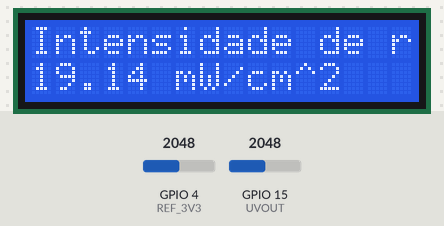
A sketch run on a simulated ESP32. Parts: 16×2 character LCD. The test bench sets the inputs (shaded band); at power-on: GPIO 4 (REF_3V3) = 2048, GPIO 15 (UVOUT) = 2048. What the sketch prints to the serial monitor is not drawn.

Above: at 1.2 s.
1.3 s: GPIO 4 (REF_3V3) set to 0
At 1.9 s:
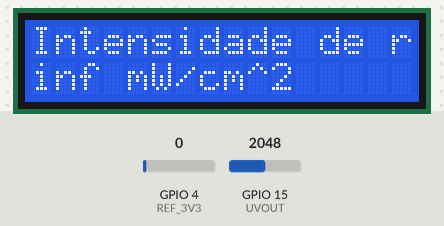
3.0 s: GPIO 15 (UVOUT) set to 0
At 4.2 s:
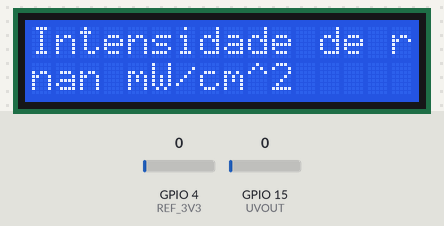
4.7 s: GPIO 15 (UVOUT) set to 491
At 5.3 s:
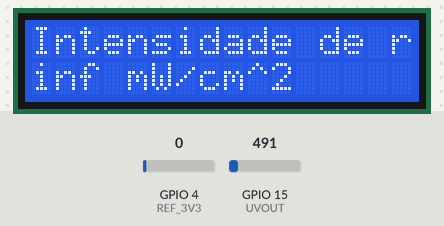
7.7 s: GPIO 4 (REF_3V3) set to 1228
At 8.5 s:
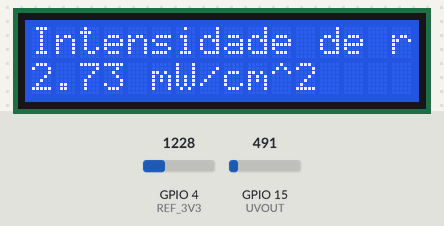
9.4 s: GPIO 4 (REF_3V3) set to 2047
At 10.1 s:
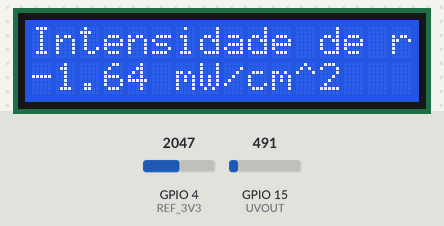
11.1 s: GPIO 15 (UVOUT) set to 1228
At 11.8 s:
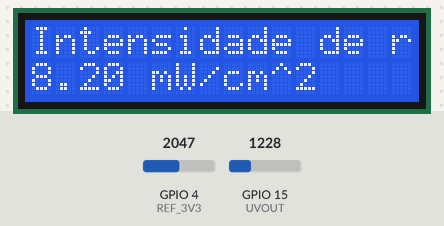
Timing chart, 0 to 13.8 s (numbered marks = the images above; inputs shaded):
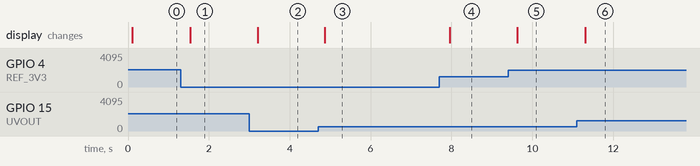

The sketch:

Medidor_de_indice_de_UV_com_ESP32_e_o_sensor_de_UV_ML8511.ino
```cpp
#include <Wire.h>
#include <LiquidCrystal_I2C.h>

// Defina o endereço LCD para 0x27 para um display de 16 caracteres e 2 linhas
LiquidCrystal_I2C lcd(0x27, 2, 1, 0, 4, 5, 6, 7, 3, POSITIVE);

int UVOUT = 15; // Saída do sensor
int REF_3V3 = 4; //Alimentação de 3,3V na placa ESP32

void setup()
{
  // inicializa o LCD
  lcd.begin (16, 2);
  lcd.setBacklight(HIGH);
  pinMode(UVOUT, INPUT);
  pinMode(REF_3V3, INPUT);
}

// Faz uma média de leituras em um determinado pino
// Retorna a média
int averageAnalogRead(int pinToRead)
{
  byte numberOfReadings = 8;
  unsigned int runningValue = 0;
  for(int x = 0; x < numberOfReadings; x++)  runningValue += analogRead(pinToRead);
  runningValue /= numberOfReadings;
  return(runningValue);
}

float mapfloat(float x, float in_min, float in_max, float out_min, float out_max)
{
  return (x - in_min) * (out_max - out_min) / (in_max - in_min) + out_min;
}

void loop()
{
  int uvLevel = averageAnalogRead(UVOUT);
  int refLevel = averageAnalogRead(REF_3V3);

  // Use o pino de alimentação de 3,3 V como referência para obter um valor de saída muito preciso do sensor
  float outputVoltage = 3.3 / refLevel * uvLevel;

  float uvIntensity = mapfloat(outputVoltage, 0.99, 2.8, 0.0, 15.0); //Convert the voltage to a UV intensity level

  Serial.print("Saida: ");
  Serial.print(refLevel);

  Serial.print("Saída ML8511: ");
  Serial.print(uvLevel);

  Serial.print(" / ML8511 voltage: ");
  Serial.print(outputVoltage);

  Serial.print(" / Intensidade UV (mW/cm^2): ");
  Serial.print(uvIntensity);
  lcd.clear();
  lcd.print("Intensidade de raios UV");
  lcd.setCursor(0, 1);
  lcd.print(uvIntensity);
  lcd.print(" mW/cm^2");

  Serial.println();

  delay(200);
}
```

Measured:
- after the input at 1.3 s, the display: changes after 0.24 s (image 1)
- after the input at 3.0 s, the display: changes after 0.21 s (image 2)
- after the input at 4.7 s, the display: changes after 0.17 s (image 3)
- after the input at 7.7 s, the display: changes after 0.26 s (image 4)
- after the input at 9.4 s, the display: changes after 0.23 s (image 5)
- after the input at 11.1 s, the display: changes after 0.21 s (image 6)
